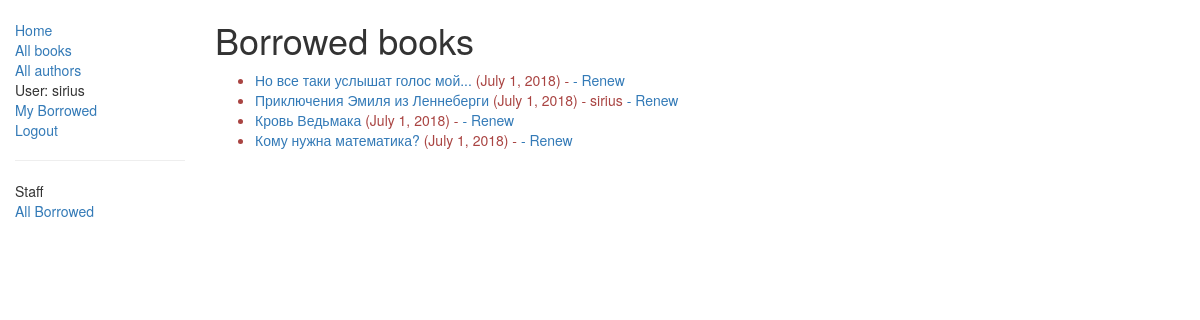
Page /catalog/borrowed/ (signed in) on the committed database.
### catalog/models.py (models this page shows, shortened)
class BookInstance(models.Model):
    id = models.UUIDField(primary_key=True, default=uuid.uuid4, help_text="Unique ID for this particular book across whole library")
    book = models.ForeignKey('Book', on_delete=models.SET_NULL, null=True)
    imprint = models.CharField(max_length=200)
    due_back = models.DateField(null=True, blank=True)
    LOAN_STATUS = (
        ('m', 'Maintenance'),
        ('o', 'On loan'),
        ('a', 'Available'),
        ('r', 'Reserved'),
    )
    status = models.CharField(max_length=1, choices=LOAN_STATUS, blank=True, default='d', help_text='Book availability')
    borrower = models.ForeignKey(User, on_delete=models.SET_NULL, null=True, blank=True)
    class Meta:
        ordering = ["due_back"]
        permissions = (("can_mark_returned", "Set book as returned"),)
    def display_book(self):
        """
        Creates a string for the Book. This is required to display book in Admin.
        """
        return str(self.book.title)
    display_book.short_description = 'Book'
    @property
    def is_overdue(self):
        if self.due_back and date.today() > self.due_back:
            return True
        return False

class Book(models.Model):
    title = models.CharField(max_length=200)
    author = models.ForeignKey('Author', on_delete=models.SET_NULL, null=True)
    summary = models.TextField(max_length=1000, help_text="Enter a brief description of the book")
    isbn = models.CharField('ISBN',max_length=13, help_text='13 Character <a href="https://www.isbn-international.org/content/what-isbn">ISBN number</a>')
    genre = models.ManyToManyField(Genre, help_text="Select a genre for this book")
    language = models.ForeignKey('Language', on_delete=models.SET_NULL, null=True)
    def display_genre(self):
        """
        Creates a string for the Genre. This is required to display genre in Admin.
        """
        return ', '.join([genre.name for genre in self.genre.all()[:3] ])
    display_genre.short_description = 'Genre'

### catalog/views.py (the view)
class LoanedBooksByLibrarianListView(LoginRequiredMixin,generic.ListView):
    model = BookInstance
    template_name ='catalog/bookinstance_list_borrowed_librarian.html'
    paginate_by = 10
    permission_required = 'catalog.can_mark_returned'
    def get_queryset(self):
        return BookInstance.objects.filter(status__exact='o').order_by('due_back')

### catalog/templates/catalog/bookinstance_list_borrowed_librarian.html
{% extends "base_generic.html" %}
{% block content %}
    <h1>Borrowed books</h1>
    {% if bookinstance_list %}
    <ul>
    {% for bookinst in bookinstance_list %}
        <li class="{% if bookinst.is_overdue %}text-danger{% endif %}">
        <a href="{% url 'book-detail' bookinst.book.pk %}">{{bookinst.book.title}}</a> ({{ bookinst.due_back }}) -              {{bookinst.borrower.username }}
        {% if perms.catalog.can_mark_returned %}
            <a href="{% url 'renew-book-librarian' bookinst.id %}"> - Renew</a>
        {% endif %}
        </li>
    {% endfor %}
    </ul>
    {% else %}
        <p>There are no books borrowed.</p>
    {% endif %}
{% endblock %}

### catalog/templates/base_generic.html (shortened to what this page needs)
<!DOCTYPE html>
<html lang="en">
<head>
    <link rel="stylesheet" href="https://maxcdn.bootstrapcdn.com/bootstrap/3.3.7/css/bootstrap.min.css">
    {% load static %}
    <link rel="stylesheet" href="{% static 'css/styles.css' %}">
</head>
<body>
    <div class="container-fluid">
        <div class="row">
            <div class="col-sm-2">
                {% block sidebar %}
                <ul class="sidebar-nav">
                <li><a href="{% url 'index' %}">Home</a></li>
                <li><a href="{% url 'books' %}">All books</a></li>
                <li><a href="{% url 'authors' %}">All authors</a></li>
                {% if user.is_authenticated %}
                    <li>User: {{ user.get_username }}</li>
                    <li><a href="{% url 'my-borrowed' %}">My Borrowed</a></li>
                    <li><a href="{% url 'logout'%}?next={{request.path}}">Logout</a></li>
                {% else %}
                    <li><a href="{% url 'login'%}?next={{request.path}}">Login</a></li>
                {% endif %}
                {% if perms.catalog.can_mark_returned %}
                    <hr>
                    <li>Staff</li>
                    <li><a href="{% url 'borrowed' %}">All Borrowed</a></li>
                {% endif %}
                </ul>
                {% endblock %}
            </div>
            <div class="col-sm-10 ">
                {% block content %}
                {% endblock %}
            </div>
        </div>
    </div>
</body>
</html>

### catalog/static/css/styles.css (style rules this page uses)
.sidebar-nav { margin-top: 20px; padding: 0; list-style: none; }

### rows in the picture
BookInstance: book "Но все таки услышат голос мой...", due_back "July 1, 2018"
BookInstance: book "Приключения Эмиля из Леннеберги", due_back "July 1, 2018", borrower.username "sirius"
BookInstance: book "Кровь Ведьмака", due_back "July 1, 2018"
BookInstance: book "Кому нужна математика?", due_back "July 1, 2018"

### other values in the picture
{{ user.get_username }} "sirius"
